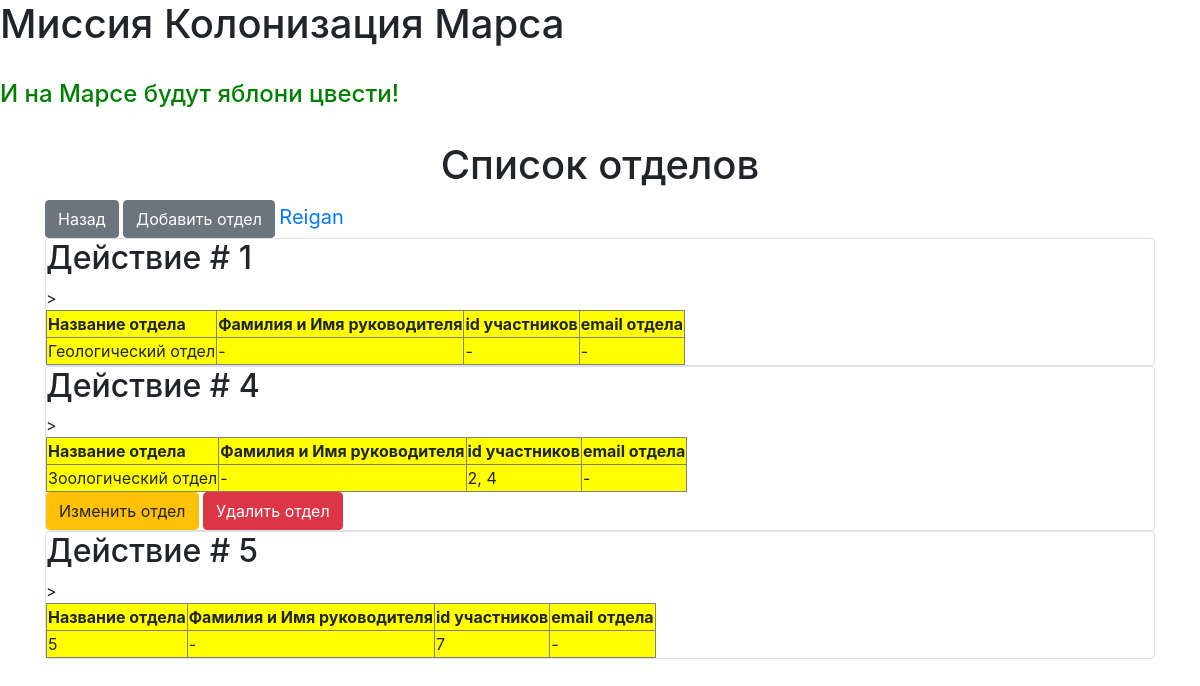
Screenshot of /departments (signed in) with the database file from the repository.
### data/users.py (models this page shows, shortened)
class User(SqlAlchemyBase, UserMixin):
    __tablename__ = 'users'
    id = sqlalchemy.Column(sqlalchemy.Integer,
                           primary_key=True, autoincrement=True)
    surname = sqlalchemy.Column(sqlalchemy.String, nullable=True)
    name = sqlalchemy.Column(sqlalchemy.String, nullable=True)
    age = sqlalchemy.Column(sqlalchemy.String, nullable=True)
    position = sqlalchemy.Column(sqlalchemy.String, nullable=True)
    speciality = sqlalchemy.Column(sqlalchemy.String, nullable=True)
    address = sqlalchemy.Column(sqlalchemy.String, nullable=True)
    email = sqlalchemy.Column(sqlalchemy.String,
                              index=True, unique=True, nullable=True)
    hashed_password = sqlalchemy.Column(sqlalchemy.String, nullable=True)
    modified_date  = sqlalchemy.Column(sqlalchemy.DateTime,
                                     default=datetime.datetime.now)
    jobs = orm.relation("Jobs", back_populates='user')
    dep = orm.relation("Department", back_populates='user')
    news2 = orm.relation("News", back_populates='user')

### data/departments.py (models this page shows)
class Department(SqlAlchemyBase):
    __tablename__ = 'department'
    id = sqlalchemy.Column(sqlalchemy.Integer,
                           primary_key=True, autoincrement=True)
    team_leader = sqlalchemy.Column(sqlalchemy.Integer,
                                    sqlalchemy.ForeignKey("users.id"))
    title = sqlalchemy.Column(sqlalchemy.String, nullable=True)
    chief = sqlalchemy.Column(sqlalchemy.Integer, nullable=True)
    members = sqlalchemy.Column(sqlalchemy.String, nullable=True)
    email = sqlalchemy.Column(sqlalchemy.String, nullable=True)
    user = orm.relation('User')

### main.py (the view)
    @app.route("/departments")
    def index_dep():
        data = db_sess.query(Department).all()
        return render_template("index_dep.html", data=data)

### data/db_session.py (called while the page is built)
def create_session() -> Session:
    global __factory
    return __factory()

### main.py (called while the page is built)
@login_manager.user_loader
def load_user(user_id):
    db_sess = db_session.create_session()
    return db_sess.query(User).get(user_id)

### templates/index_dep.html (shortened to what this page needs)
{% extends "base.html" %}
{% block content %}
<div class="text">
<h1>Список отделов</h1>
</div>
<a href="/" class="btn btn-secondary">Назад</a>
{% if current_user.is_authenticated %}
    <a href="/departments/add_department" class="btn btn-secondary">Добавить отдел</a>
{% endif %}
{% if current_user.is_authenticated %}
            <a class="navbar-brand" href="/logout">{{ current_user.name }}</a>
        {% else %}
            <p>
                <a class="btn btn-primary " href="/register">Зарегистрироваться</a>
                <a class="btn btn-success" href="/login">Войти</a>
            </p>
{% endif %}
{% for item in data %}
<div class="col-md6 border rounded">
    <h2>Действие # {{item.id}}</h2>
    <table>
      <colgroup>
        <col span="4" style="background:yellow">
        <col style="background-color:LightCyan">
      </colgroup>
      <tr>
        <th>Название отдела</th>
        <th>Фамилия и Имя руководителя</th>
         <th>id участников</th>
         <th>email отдела</th>
      </tr>
      <tr>
        <td>{{ item.title }}</td>
        <td>{{ item.chief }}</td><td>{{ item.members }}</td><td>{{ item.email }}</td>>
      </tr>
    </table>
    {% if current_user.id != 1 %}
        {% if current_user.is_authenticated and current_user == item.user %}
        <div>
            <a href="/departments/edit_department/{{ item.id }}" class="btn btn-warning">
                Изменить отдел
            </a>
            <a href="/departments/delete_department/{{ item.id }}" class="btn btn-danger">
                Удалить отдел
            </a>
        </div>
        {% endif %}
    {% endif %}
</div>
{% endfor %}
{% endblock %}

### static/css/style2_11.css (style rules this page uses)
table { border: 1px solid white; }
th { border: 1px solid grey; }
td { border: 1px solid grey; }

### templates/index_dep.html (style rules this page uses)
.text { text-align: center; }

### rows the page displays
User: name "Reigan"
Department: id "1", title "Геологический отдел", chief "-", members "-", email "-"
Department: id "4", title "Зоологический отдел", chief "-", members "2, 4", email "-"
Department: id "5", title "5", chief "-", members "7", email "-"
